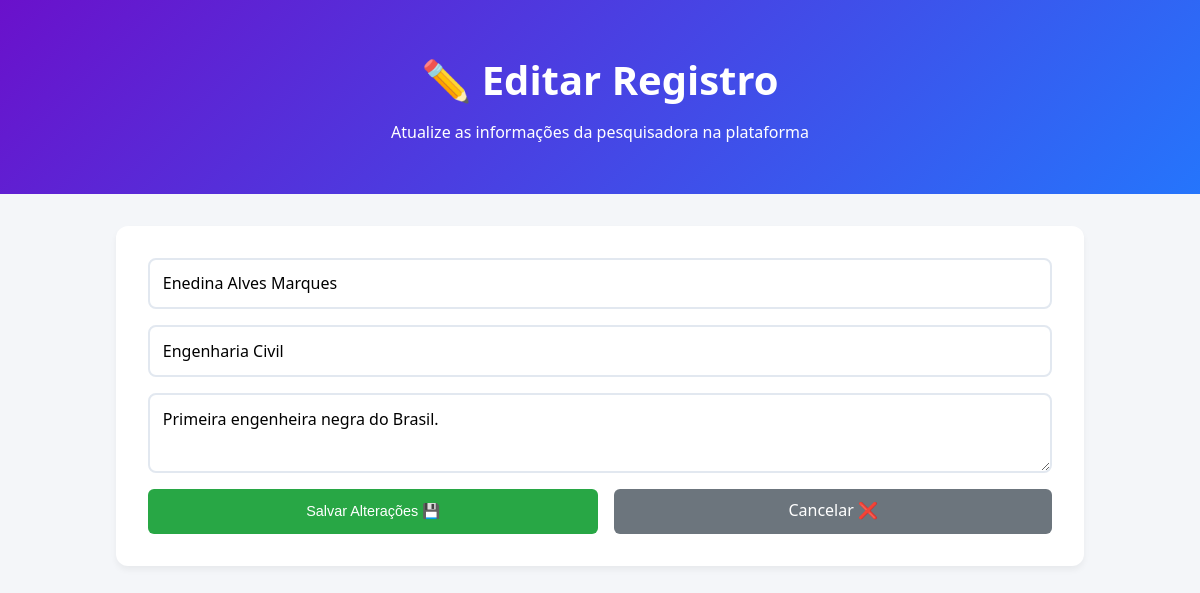
The app's page /editar/2 with its own data.
### tables this page shows
CREATE TABLE cientistas (
            id INTEGER PRIMARY KEY AUTOINCREMENT,
            nome TEXT NOT NULL,
            area TEXT NOT NULL,
            feito TEXT NOT NULL
        );

### controllers/cientistas_controllers.py (the view)
    @app.route('/editar/<int:id>', methods=['GET'])
    def carregar_edicao(id):
        cientista = cientista_models.obter_por_id(id)
        if not cientista:
            return redirect(url_for('home'))
        return render_template('editar.html', cientista=cientista)

### models/cientista_models.py (called while the page is built)
def conectar():
    conexao = sqlite3.connect(DB_NAME)
    conexao.row_factory = sqlite3.Row  # Permite acessar as colunas pelo nome
    return conexao

def obter_por_id(id_cientista):
    conexao = conectar()
    cursor = conexao.cursor()
    cursor.execute('SELECT * FROM cientistas WHERE id = ?', (id_cientista,))
    registro = cursor.fetchone()
    conexao.close()
    return dict(registro) if registro else None

### templates/editar.html (shortened to what this page needs)
<!DOCTYPE html>
<html lang="pt-BR">
<head>
    <link rel="stylesheet" href="{{ url_for('static', filename='style.css') }}">
</head>
<body>
    <header>
        <h1>✏️ Editar Registro</h1>
        <p>Atualize as informações da pesquisadora na plataforma</p>
    </header>
    <main class="container">
        <section class="form-section">
            <form action="/atualizar/{{ cientista.id }}" method="POST">
                <input type="text" name="nome" value="{{ cientista.nome }}" required>
                <input type="text" name="area" value="{{ cientista.area }}" required>
                <textarea name="feito" required>{{ cientista.feito }}</textarea>
                <div style="display: flex; gap: 1rem;">
                    <button type="submit" style="background-color: #28a745;">Salvar Alterações 💾</button>
                    <a href="/" style="flex: 1; text-align: center; background-color: #6c757d; color: white; padding: 0.6rem; border-radius: 6px; text-decoration: none;">Cancelar ❌</a>
                </div>
            </form>
        </section>
    </main>
</body>
</html>

### static/style.css (style rules this page uses)
* { box-sizing: border-box; margin: 0; padding: 0; }
body { font-family: 'Segoe UI', Tahoma, Geneva, Verdana, sans-serif; background-color: #f4f6f9; color: #333; line-height: 1.6; }
header { background: linear-gradient(135deg, #6a11cb 0%, #2575fc 100%); color: white; text-align: center; padding: 3rem 1rem; }
header h1 { font-size: 2.5rem; margin-bottom: 0.5rem; }
.container { max-width: 1000px; margin: 2rem auto; padding: 0 1rem; }
.form-section { background: white; padding: 2rem; border-radius: 12px; box-shadow: 0 4px 6px rgba(0,0,0,0.05); margin-bottom: 2rem; }
.form-section form { display: flex; flex-direction: column; gap: 1rem; }
.form-section input, .form-section textarea, .search-section input { padding: 0.8rem; border: 2px solid #e2e8f0; border-radius: 8px; font-family: inherit; font-size: 1rem; outline: none; transition: border-color 0.3s; }
.form-section textarea { resize: vertical; height: 80px; }
button { background-color: #2575fc; color: white; border: none; padding: 0.6rem 1rem; border-radius: 6px; cursor: pointer; font-size: 0.9rem; transition: background-color 0.2s; flex: 1; }

### records on screen
cientistas: nome "Enedina Alves Marques", area "Engenharia Civil", feito "Primeira engenheira negra do Brasil."
